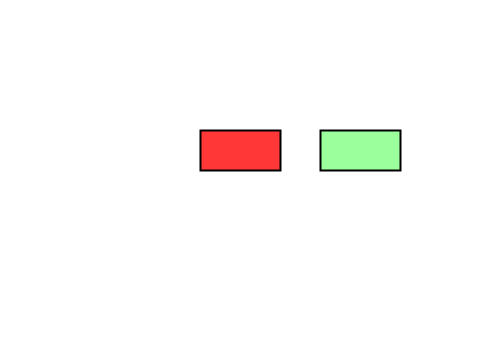
Frame 1 (no input)
Frame 60 (the mouse pressed at the canvas centre just before this capture): identical to frame 1, image omitted
Frame 120 (the mouse held since frame 60 and released just before this capture): identical to frame 1, image omitted

The Processing sketch that drew this single still picture (run headless with seeded random() and noise(); from frame 60 on, the mouse is pressed at the canvas centre):

// Processing sketch: horizontal_collision
// ── horizontal_collision.pde
/* Horizontal collision detection 
*  Red rectangle a is stationary.
*  Left/right arrow keys move green rectangle b
*/

int rwidth = 80;
int rheight = 40;
int rax, ray, rbx, rby;     
int dx = rwidth/4;

color raColor = color(255,0,0,200);
color rbColor = color(0, 255,0,100);

void setup(){
  size(480, 340);
  strokeWeight(2);
  rectMode(CENTER);
  rax = width/2;
  rbx = width*3/4;
  ray = height/2 - rheight/2;
  rby = height/2 - rheight/2;
}

void draw(){
  background(255);
  fill(raColor);
  rect(rax, ray, rwidth, rheight);
  fill(rbColor);
  rect(rbx, rby, rwidth, rheight);
  
  // collision detection
  // left side of rectangle b is rbx - rwidth/2
  // right side of rectangle a is rax + rwidth/2
  // if (left side of b) is less than (right side of a)
  if( (rbx - rwidth/2) < (rax + rwidth/2)
      && (rbx + rwidth/2) > (rax - rwidth/2)){
    println("collision detected");
  }
  else{
    println("no collision");
  }
}

void keyPressed()
{
  if(keyCode == 37){   // left arrow
    rbx -= dx;
  }
  else if(keyCode == 39){  // right arrow
    rbx += dx;
  }
}
